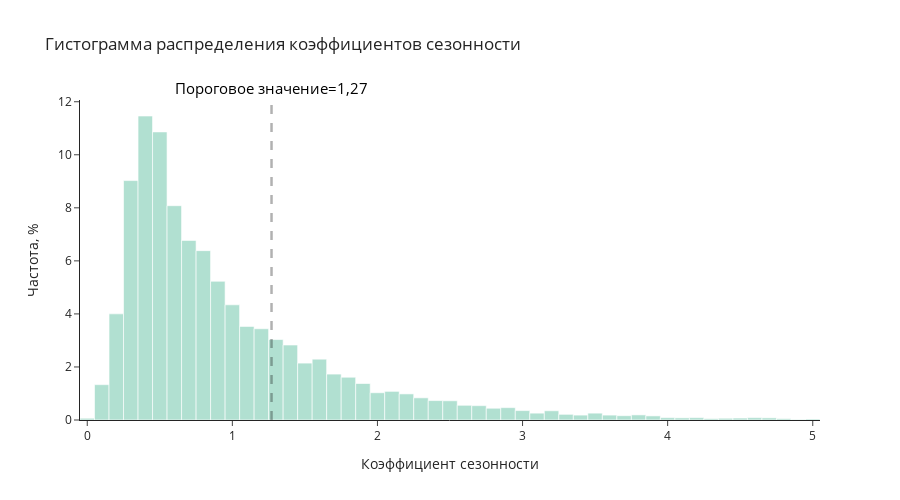

Notebook cell for this chart:
### Code cell
find_seas_threshold("Запрашиваемый товар.xlsx", nes_data)

### Figure 1 — Plotly figure (JSON) as saved in the notebook; plotly's stock layout.template omitted (floating-point values rounded to 4 significant figures; data arrays with more than 128 entries replaced by an {"elided": "..."} marker saying what was removed)
{"data": [{"histnorm": "percent", "marker": {"color": "rgb(102, 194, 165)"}, "name": "control", "opacity": 0.5, "type": "histogram", "x": {"elided": "13514 float values"}, "xbins": {"size": 0.1}}], "layout": {"annotations": [{"font": {"color": "black", "size": 15}, "showarrow": false, "text": "Пороговое значение=1,27", "x": 1.27, "xanchor": "center", "xref": "x", "y": 1, "yanchor": "bottom", "yref": "y domain"}], "bargap": 0, "bargroupgap": 0, "height": 500, "shapes": [{"line": {"color": "black", "dash": "dash", "width": 2.5}, "type": "line", "x0": 1.27, "x1": 1.27, "xref": "x", "y0": 0, "y1": 1, "yref": "y domain"}], "showlegend": false, "title": {"text": "Гистограмма распределения коэффициентов сезонности"}, "xaxis": {"title": {"text": "Коэффициент сезонности"}}, "yaxis": {"title": {"text": "Частота, %"}}}}
